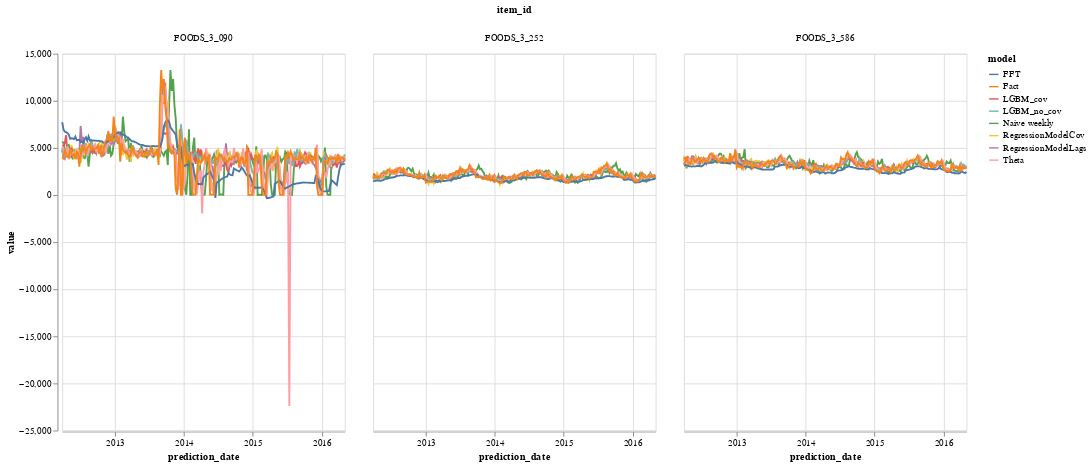

Source (notebook cell):
### Code cell
alt.Chart(optimization_df).mark_line().encode(
    x='prediction_date:T',
    y=alt.Y('value:Q',scale=alt.Scale(zero=True)),
    color=alt.Color('model:N'),
    tooltip=['model:N','prediction_date:T','value:Q'],
    column='item_id:N'
).properties(width=300, height=400)#.interactive()

### Figure 1 — Vega-Lite specification as saved in the notebook (floating-point values rounded to 4 significant figures; data arrays with more than 128 entries replaced by an {"elided": "..."} marker saying what was removed)
{"config": {"view": {"continuousWidth": 400, "continuousHeight": 300}}, "data": {"name": "data-094c429ae2c26f40cc0ddeda53c282d1"}, "mark": "line", "encoding": {"color": {"type": "nominal", "field": "model"}, "column": {"type": "nominal", "field": "item_id"}, "tooltip": [{"type": "nominal", "field": "model"}, {"type": "temporal", "field": "prediction_date"}, {"type": "quantitative", "field": "value"}], "x": {"type": "temporal", "field": "prediction_date"}, "y": {"type": "quantitative", "field": "value", "scale": {"zero": true}}}, "height": 400, "width": 300, "$schema": "https://vega.github.io/schema/vega-lite/v4.8.1.json", "datasets": {"data-094c429ae2c26f40cc0ddeda53c282d1": {"elided": "5160 records"}}}
